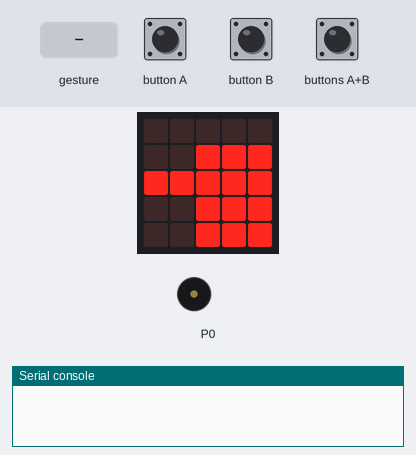
The program below on a simulated BBC micro:bit (MakeCode). Shown: the board's 5×5 LED display, buzzer (waves = sounding), the last lines printed to the serial console. The inputs (shaded band) are chosen by the test bench. Random numbers come from a fixed seed; no radio messages arrive unless stated (any console line starting 'radio sent:' is added by the test bench); a tilt is held for 1.5 s and a shake lasts 1 s, then the board lies face up again; the short countdown, score and lost-life animations are approximate.

Above: at 2.4 s.
2.5 s: gesture 'tilt left'
At 2.75 s:
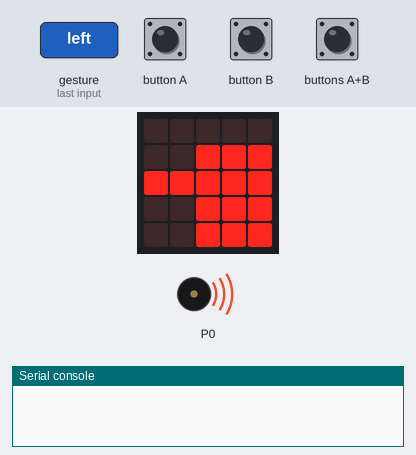
At 4.6 s:
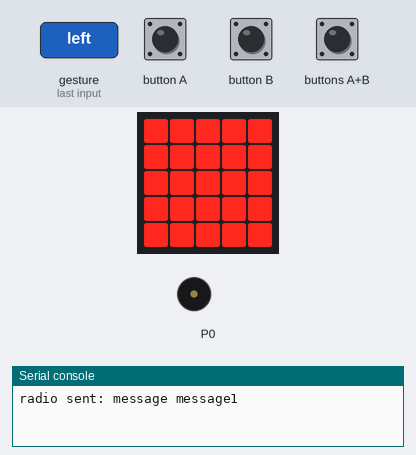
5.1 s: gesture 'shake'
At 7.2 s:
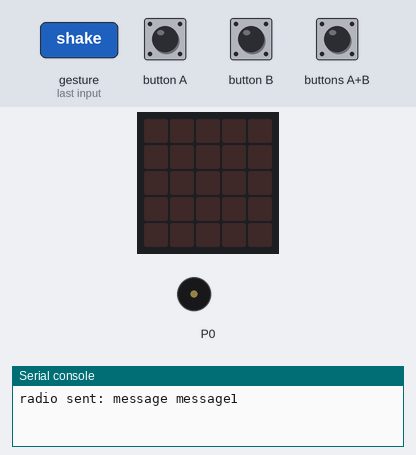
Timing chart, 0 to 8.7 s (numbered marks = the images above; inputs shaded):
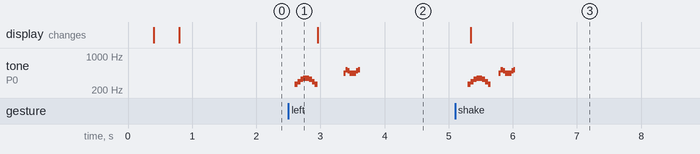

The program:

main.ts
```typescript
enum RadioMessage {
    message1 = 49434,
    二 = 31386,
    三 = 46385
}
input.onGesture(Gesture.TiltLeft, function () {
    _ = randint(1, 3)
    game.resume()
    music.playMelody("C D E F F E D C ", 1402)
    if (_ == 1) {
        radio.sendMessage(RadioMessage.message1)
        basic.showLeds(`
            # # # # #
            # # # # #
            # # # # #
            # # # # #
            # # # # #
            `)
    }
    if (_ == 2) {
        radio.sendMessage(RadioMessage.二)
        basic.showLeds(`
            # . . . #
            . # . # .
            . . # . .
            # . . # #
            # # . # #
            `)
    }
    if (_ == 3) {
        radio.sendMessage(RadioMessage.三)
        basic.showLeds(`
            . . . . .
            . . # # #
            # # # # #
            . . # # #
            . . # # #
            `)
    }
    music.playMelody("A C5 B A A A B C5 ", 1935)
    game.pause()
})
input.onGesture(Gesture.Shake, function () {
    包剪揼 = randint(1, 3)
    game.resume()
    music.playMelody("C D E F F E D C ", 1402)
    if (包剪揼 == 1) {
        basic.showLeds(`
            # # # # #
            # # # # #
            # # # # #
            # # # # #
            # # # # #
            `)
    }
    if (包剪揼 == 2) {
        basic.showLeds(`
            # . . . #
            . # . # .
            . . # . .
            # . . # #
            # # . # #
            `)
    }
    if (包剪揼 == 3) {
        basic.showLeds(`
            . . . . .
            . . # # #
            # # # # #
            . . # # #
            . . # # #
            `)
    }
    music.playMelody("A C5 B A A A B C5 ", 1935)
    game.pause()
})
input.onButtonPressed(Button.AB, function () {
    basic.clearScreen()
    game.gameOver()
})
input.onGesture(Gesture.TiltRight, function () {
    _ = randint(1, 3)
    game.resume()
    music.playMelody("C D E F F E D C ", 1402)
    if (_ == 1) {
        radio.sendMessage(RadioMessage.message1)
        basic.showLeds(`
            # # # # #
            # # # # #
            # # # # #
            # # # # #
            # # # # #
            `)
    }
    if (_ == 2) {
        radio.sendMessage(RadioMessage.二)
        basic.showLeds(`
            # . . . #
            . # . # .
            . . # . .
            # . . # #
            # # . # #
            `)
    }
    if (_ == 3) {
        radio.sendMessage(RadioMessage.三)
        basic.showLeds(`
            . . . . .
            . . # # #
            # # # # #
            . . # # #
            . . # # #
            `)
    }
    music.playMelody("A C5 B A A A B C5 ", 1935)
    game.pause()
})
let _ = 0
let 包剪揼 = 0
radio.setGroup(1)
包剪揼 = 0
basic.showLeds(`
    # # # # #
    # # # # #
    # # # # #
    # # # # #
    # # # # #
    `)
basic.showLeds(`
    # . . . #
    . # . # .
    . . # . .
    # . . # #
    # # . # #
    `)
basic.showLeds(`
    . . . . .
    . . # # #
    # # # # #
    . . # # #
    . . # # #
    `)
basic.forever(function () {
    if (包剪揼 == 1 && _ == 2) {
        game.addScore(1)
    }
})
basic.forever(function () {
    if (_ == 1 && 包剪揼 == 2) {
        game.addScore(1)
    }
})
basic.forever(function () {
    if (_ == 3 && 包剪揼 == 2) {
        game.addScore(1)
    }
})
basic.forever(function () {
    if (包剪揼 == 3 && _ == 2) {
        game.addScore(1)
    }
})
basic.forever(function () {
    if (包剪揼 == 3 && _ == 1) {
        game.addScore(1)
    }
})
basic.forever(function () {
    if (_ == 3 && 包剪揼 == 1) {
        game.addScore(1)
    }
})
```

test.ts
```typescript
// 在這裡測試；當此封包作為擴充功能時，將不會編譯此內容。
```

Measured:
- after the input at 2.5 s, tone on P0: plays 262 Hz for 0.05 s, 294 Hz for 0.05 s, 330 Hz for 0.05 s, 349 Hz for 0.09 s, 330 Hz for 0.05 s, 294 Hz for 0.05 s … (13 notes in this stretch), starting after 0.10 s
- after the input at 5.1 s, tone on P0: plays 262 Hz for 0.05 s, 294 Hz for 0.05 s, 330 Hz for 0.05 s, 349 Hz for 0.09 s, 330 Hz for 0.05 s, 294 Hz for 0.05 s … (13 notes in this stretch), starting after 0.20 s; the display: changes after 0.25 s (image 3)
